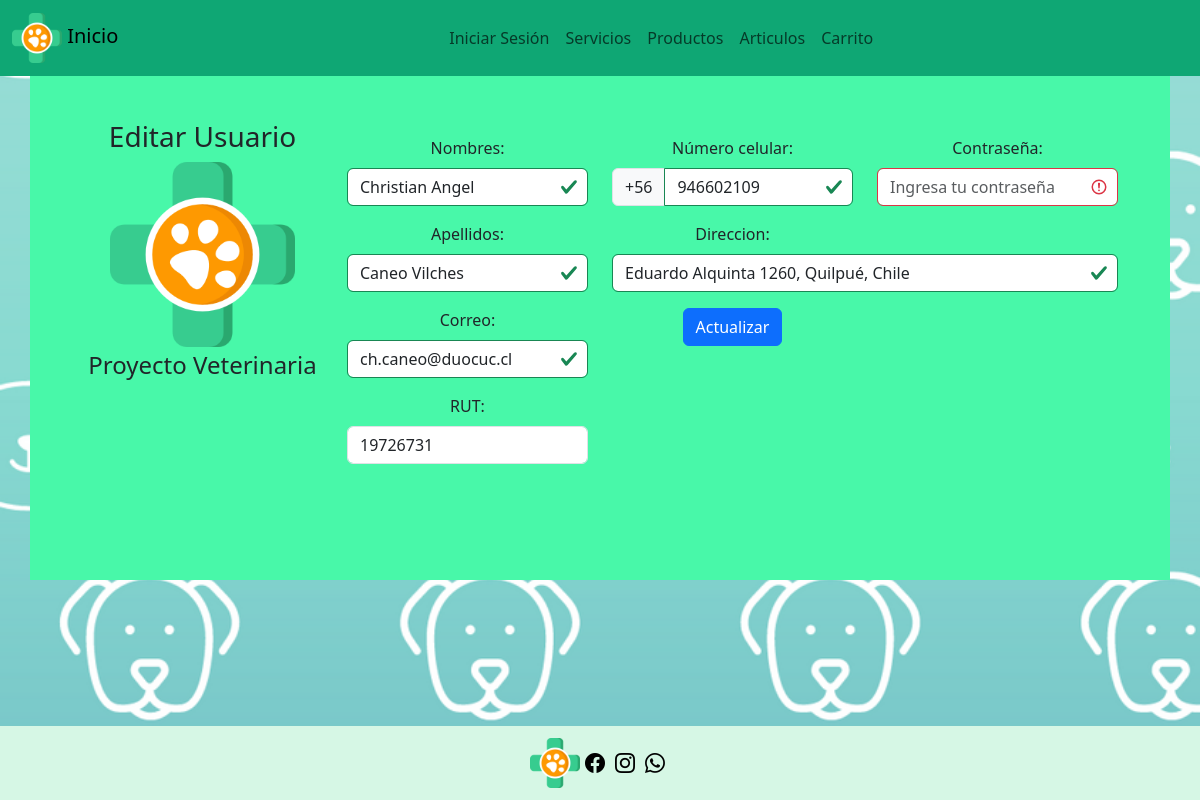
Before: /usuarios_findEdit/19726731/ with the older database file.
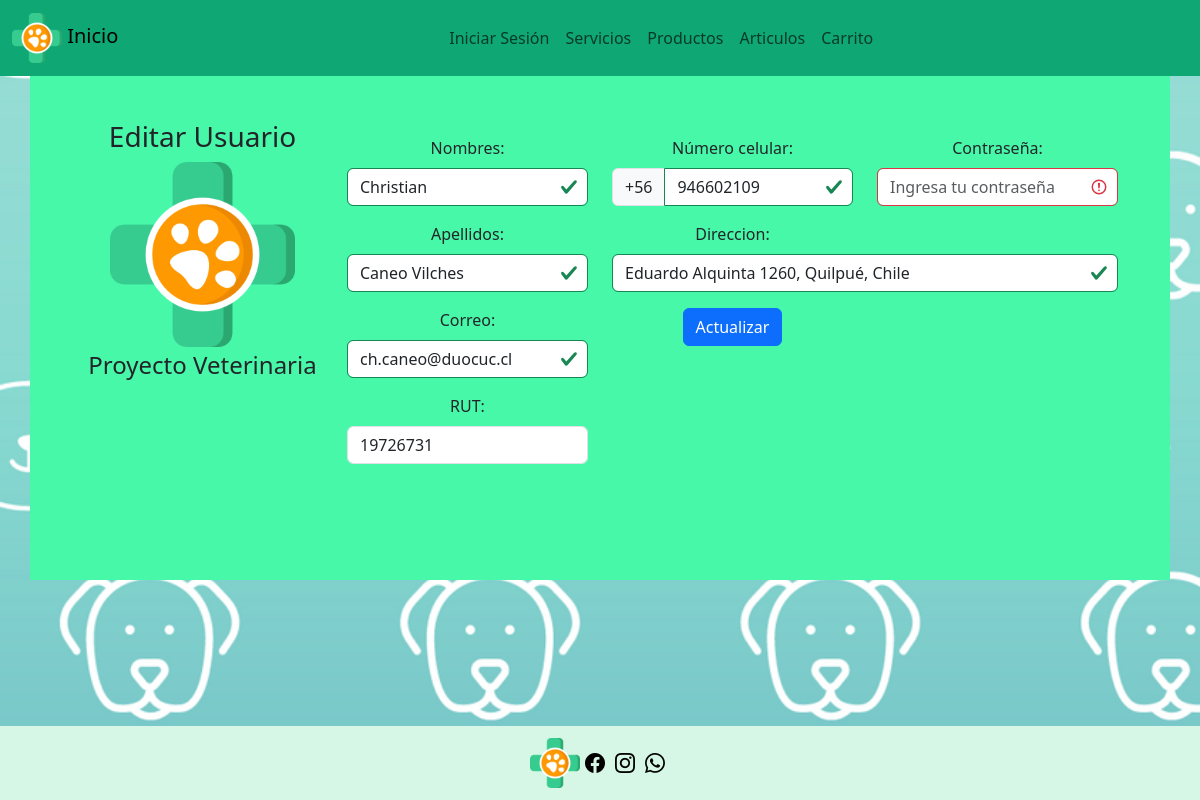
After: the same page with the newer database file.
### veterinaria/models.py (models this page shows, shortened)
class Usuario(models.Model):
    rut = models.CharField(max_length=8, primary_key=True)
    dv = models.CharField(max_length=1)
    nombre = models.CharField(max_length=100)
    apellido = models.CharField(max_length=100)
    correo = models.EmailField(max_length=100)
    nacimiento = models.DateField()
    celular = models.CharField(max_length=15)
    direccion = models.CharField(max_length=255)
    password = models.CharField(max_length=100)

### veterinaria/views.py (the view)
# urls.py: path('usuarios_findEdit/<str:pk>/', views.usuarios_findEdit, name='usuarios_findEdit'),
def usuarios_findEdit(request, pk):
    if pk != "":
        usuario = Usuario.objects.get(rut=pk)
        context={'usuario':usuario}
        if usuario:
            return render(request, 'veterinaria/editar.html', context)
        else:
            context={'mensaje': "Error, rut no existe..."}
            return render(request, 'veterinaria/crud.html', context)

### veterinaria/templates/veterinaria/editar.html (shortened to what this page needs)
{% extends 'veterinaria/base.html' %}
{% load static %}
{% block content %}
<section class="container">
  <form action="{% url 'usuarioUpdate' %}" class="was-validated" method="post">
    <div class="container row mx-auto registro">
      <div class="col-md-3 col-lg-3">
        <div class="text-center">
          <h3>Editar Usuario</h3>
          <img src="{% static 'imagenes/logo.png' %}" style="width: 185px;" alt="logo">
          <h4 class="mt-1 mb-5 pb-1">Proyecto Veterinaria</h4>
        </div>
      </div>
      <div class="col-md-3 col-lg-3">
        <div class="mb-3 mt-3">
          <label for="nombre" class="form-label">Nombres:</label>
          <input type="text" class="form-control" id="nombre" placeholder="Ingresa tus nombres" name="nombre" value="{{ usuario.nombre }}" required autocomplete="off" oninput="validarTexto('nombre')">
        </div>
        <div class="mb-3 ">
          <label for="apellido" class="form-label">Apellidos:</label>
          <input type="text" class="form-control" id="apellido" placeholder="Ingresa tus apellidos" name="apellido" value="{{ usuario.apellido }}" required autocomplete="off" oninput="validarTexto('apellido')">
        </div>
        <div class="mb-3">
          <label for="correo" class="form-label">Correo:</label>
          <input type="mail" class="form-control" id="correo" placeholder="Ingrese su correo" name="correo" value="{{ usuario.correo }}" required autocomplete="off" oninput="validarTexto('correo')">
        </div>
        <div class="mb-3 mt-3">
            <label for="rut" class="form-label">RUT:</label>
            <input type="text" class="form-control" id="rut" placeholder="123456789" name="rut" value="{{ usuario.rut }}" readonly>
        </div>
      </div>
      <div class="col-md-3 col-lg-3">
        <div class="mb-3 mt-3">
          <label for="celular" class="form-label">Número celular:</label>
          <div class="input-group">
            <span class="input-group-text">+56</span>
            <input type="text" class="form-control" id="celular" placeholder="Ingresa tu celular" name="celular" value="{{ usuario.celular }}" required autocomplete="off" oninput="validarCelular('celular')">
          </div>
        </div>
        <div class="mb-3">
          <label for="direccion" class="form-label">Direccion:</label>
          <input type="text" class="form-control" id="direccion" placeholder="Ingresa tu direccion" name="direccion" value="{{ usuario.direccion }}" required autocomplete="off" oninput="validarTexto('direccion')">
        </div>
        <button type="submit" class="btn btn-primary" onclick="validarEditar()">Actualizar</button>
      </div>
      <div class="col-md-3 col-lg-3">
        <div class="mb-3 mt-3">
          <label for="pwd" class="form-label">Contraseña:</label>
          <input type="password" class="form-control" id="password" placeholder="Ingresa tu contraseña" name="password" required autocomplete="off" oninput="validarTexto('password')">
        </div>
      </div>
    </div>
  </form>
</section>
{% endblock %}

Changed rows visible on the page:
changed Usuario "Caneo Vilches": nombre "Christian Angel" → "Christian"
